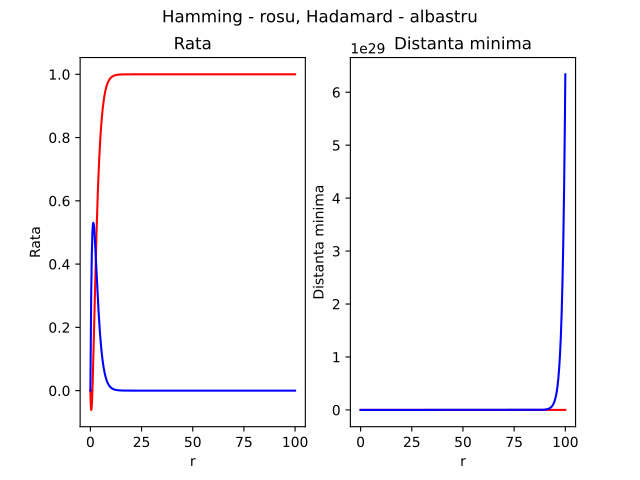

Recreate this plot in Python.
import matplotlib.pyplot as plt
import numpy as np

X = np.linspace(0,100,1000)
rate_Hamming = lambda r : (2**(r) - 1 - r) / 2**r
rate_Hadamard = lambda r : r / (2**r)

mindist_Hamming = lambda x : 3
mindist_Hadamard = lambda r : 2**(r-1)

fig, axs = plt.subplots(1,2)
fig.suptitle("Hamming - rosu, Hadamard - albastru")

axs[0].set_title("Rata")
axs[0].set_xlabel("r")
axs[0].set_ylabel("Rata")

axs[1].set_title("Distanta minima")
axs[1].set_xlabel("r")
axs[1].set_ylabel("Distanta minima")

axs[0].plot(X, rate_Hamming(X), "r-")
axs[0].plot(X, rate_Hadamard(X), "b-")

axs[1].plot(X, [3 for i in range(0,len(X))], "r-")
axs[1].plot(X, mindist_Hadamard(X), "b-")


plt.savefig("plot_rata_si_mindistance.pdf", format = "pdf")
plt.show()
